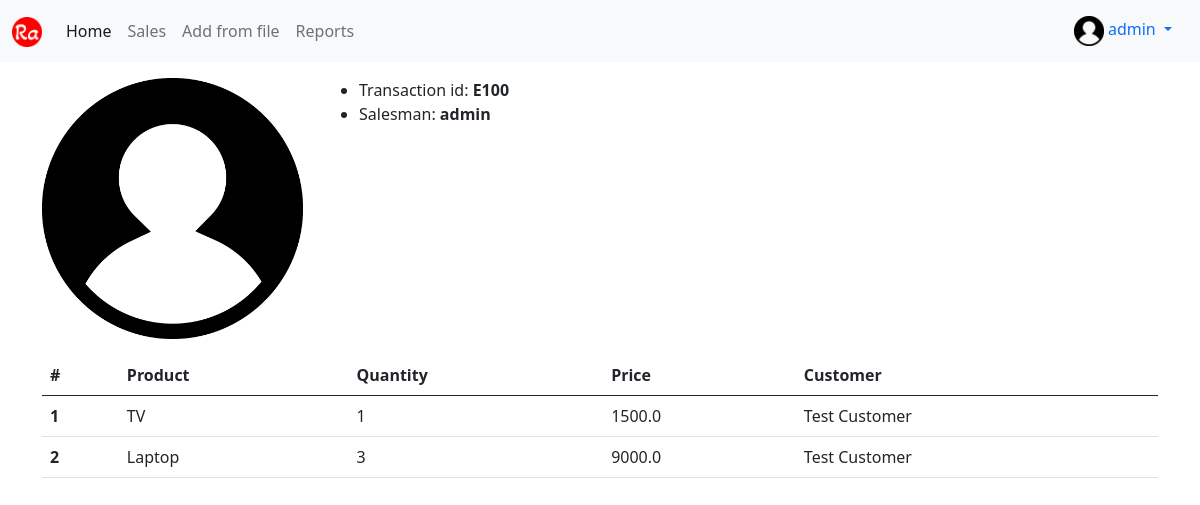
The app's page /sales/13/ (signed in) with its own data.
### profiles/models.py (models this page shows, shortened)
class Profile(models.Model):
    user = models.OneToOneField(User, on_delete=models.CASCADE)
    bio = models.TextField(default="No bio...")
    avatar = models.ImageField(upload_to="profiles", default="no_profile.png")
    created = models.DateTimeField(auto_now_add=True)
    updated = models.DateTimeField(auto_now=True)

### sales/models.py (models this page shows, shortened)
class Sale(models.Model):
    transaction_id = models.CharField(max_length=12, blank=True)
    positions = models.ManyToManyField(Position)
    total_price = models.FloatField(blank=True, null=True)
    customer = models.ForeignKey(Customer, on_delete=models.CASCADE)
    salesman = models.ForeignKey(Profile, on_delete=models.CASCADE)
    created = models.DateTimeField(blank=True, null=True)
    updated = models.DateTimeField(auto_now=True)
    def get_positions(self):
        return self.positions.all()

class Position(models.Model):
    product = models.ForeignKey(Product, on_delete=models.CASCADE)
    quantity = models.PositiveIntegerField()
    price = models.FloatField(blank=True)
    created = models.DateTimeField(blank=True)

### customers/models.py (models this page shows, shortened)
class Customer(models.Model):
    name = models.CharField(max_length=200)
    logo = models.ImageField(upload_to="customers", default="no_profile.png")

### products/models.py (models this page shows, shortened)
class Product(models.Model):
    name = models.CharField(max_length=200)
    image = models.ImageField(upload_to="products", default="no_product.png")
    price = models.FloatField(help_text="in US dollars $")
    created = models.DateTimeField(auto_now_add=True)
    updated = models.DateTimeField(auto_now=True)

### sales/views.py (the view)
# urls.py: path('sales/<int:pk>/', views.SalesDetailView.as_view(), name="detail")
class SalesDetailView(LoginRequiredMixin, DetailView):
    model = Sale
    template_name = "sales/detail.html"

### sales/templates/sales/detail.html (shortened to what this page needs)
{% extends "base.html" %}
{% block content %}
<div class="row mt-3 mb-3">
    <div class="col-3">
        <img src="{{object.customer.logo.url}}" class="img-fluid" alt="{{object.customer.name}}">
    </div>
    <div class="col-9">
        <ul>
            <li>Transaction id: <b>{{object.transaction_id}}</b>
            <li>Salesman: <b>{{object.salesman.user.username}}</b>
        </ul>
    </div>
</div>
<table class="table">
  <thead>
    <tr>
      <th scope="col">#</th>
      <th scope="col">Product</th>
      <th scope="col">Quantity</th>
      <th scope="col">Price</th>
      <th scope="col">Customer</th>
    </tr>
  </thead>
  <tbody>
    {% for pos in object.get_positions %}
        <tr>
            <th scope="row">{{forloop.counter}}</th>
            <td>{{pos.product.name}}</td>
            <td>{{pos.quantity}}</td>
            <td>{{pos.price}}</td>
            <td>{{ object.customer.name }}</td>
        </tr>
    {% endfor %}
  </tbody>
</table>
{% endblock content %}

### templates/base.html (shortened to what this page needs)
{% load static %}
<!doctype html>
<html lang="en">
  <head>
    <link href="https://cdn.jsdelivr.net/npm/bootstrap@5.0.0-beta2/dist/css/bootstrap.min.css" rel="stylesheet">
    <link rel="stylesheet" href="https://unpkg.com/dropzone@5/dist/min/dropzone.min.css" type="text/css" />
    <link rel="stylesheet" href="{% static 'style.css' %}">
  </head>
  <body>
    {% include 'navbar.html' %}
    <div class="container mt-3 mb-3">
        {% block content %}
        {% endblock content %}
    </div>
  </body>
</html>

### templates/navbar.html (shortened to what this page needs)
{% load static %}
<nav class="navbar navbar-expand-lg navbar-light bg-light">
  <div class="container-fluid">
    <a class="navbar-brand" href=""><img src="{% static 'logo.png' %}" class="logo-sm"></a>
    <div class="collapse navbar-collapse" id="navbarNav">
      <ul class="navbar-nav">
        <li class="nav-item">
          <a class="nav-link active" href="{% url 'sales:home' %}">Home</a>
        </li>
        <li class="nav-item">
          <a class="nav-link" href="{% url 'sales:list' %}">Sales</a>
        </li>
        <li class="nav-item">
          <a class="nav-link" href="{% url 'sales:from_file' %}">Add from file</a>
        </li>
        <li class="nav-item">
          <a class="nav-link" href="{% url 'reports:list' %}">Reports</a>
        </li>
      </ul>
    </div>
    {% if request.user.is_authenticated %}
      <div class="nav-item dropdown">
        <div class="nav-link dropdown-toggle" id="navbarDropdownMenuLink" role="button" data-bs-toggle="dropdown" aria-expanded="false">
          <img src="{{ request.user.profile.avatar.url }}" class="avatar-sm">&nbsp;{{request.user}}
        </div>
      </div>
    {% endif %}
  </div>
</nav>

### static/style.css (style rules this page uses)
.avatar-sm { height: 30px; width: auto; }
.logo-sm { height: 30px; width: auto; }

### records on screen
Sale: customer.logo (picture), transaction_id "E100", salesman.user.username "admin", customer.name "Test Customer"
Position: product.name "TV", quantity "1", price "1500.0"
Position: product.name "Laptop", quantity "3", price "9000.0"

### other values on screen
{{ request.user }} "admin"
